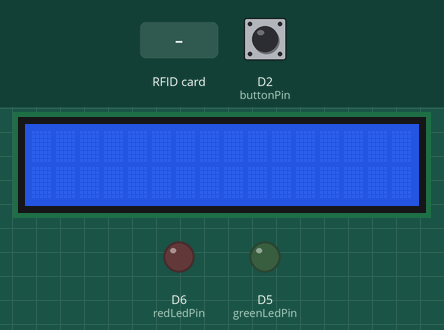
The sketch below on a simulated ESP8266 (NodeMCU). Shown: 16×2 character LCD, output pins drawn as LEDs (lit = HIGH). The test bench sets the inputs (shaded band); at power-on: D2 (buttonPin) HIGH. WiFi joins after 1.5 s; servers stay silent unless stated; uploads are accepted with an empty reply; what the sketch prints to the serial monitor is not drawn.

Above: at 3.3 s.
3.4 s: RFID card 5E 7A 19 C4 held to the reader
At 5.0 s:
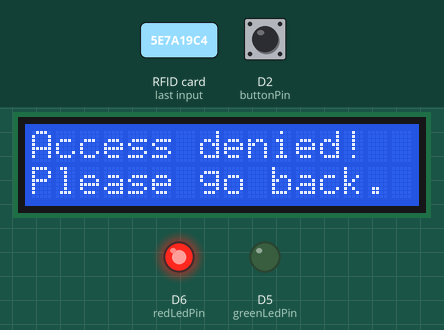
At 9.7 s:
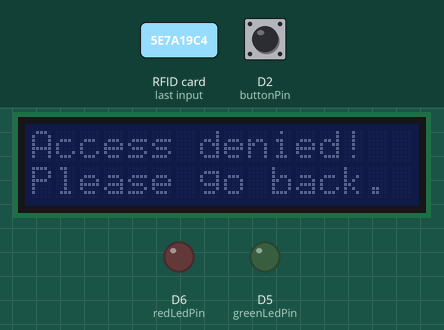
10.6 s: RFID card 5E 7A 19 C4 held to the reader
At 11.7 s:
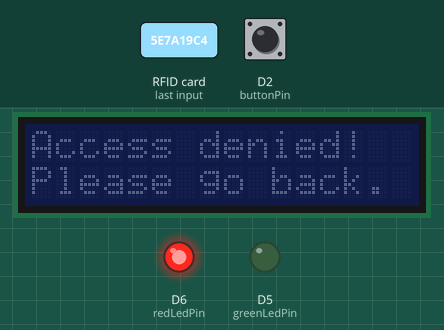
Timing chart, 0 to 17.7 s (numbered marks = the images above; inputs shaded):
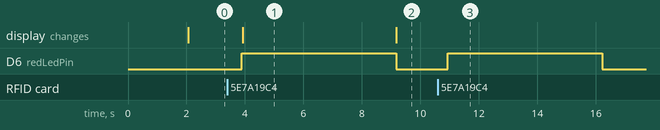

The sketch:

esp.ino
```cpp
// RFID Access Control System by azzar

// Features

// - Read RFID card information.
// - Connect to a Wi-Fi network for data communication.
// - Send RFID card data and action (enter/exit) to a cloud server.
// - Display messages on an LCD screen based on server responses.
// - Illuminate LEDs (green for access granted, red for access denied).

// library
#include <Wire.h>
#include <LiquidCrystal_I2C.h>
#include <ESP8266WiFi.h>
#include <ESP8266HTTPClient.h>
#include <MFRC522.h>

// some credentials and other assignmen
const char* ssid = "your_wifi_ssid";
const char* password = "your_wifi_password";
const char* server = "your_cloud_server_address";
const int port = 80;
const int buttonPin = D2;
const int greenLedPin = D5;
const int redLedPin = D6;

LiquidCrystal_I2C lcd(0x27, 16, 2);
MFRC522 rfidReader(D3, D4);

unsigned long lcdOffTime = 0;
const unsigned long lcdOffDelay = 5000;

// granted access handler
void access_granted(String username, String action) {
  digitalWrite(greenLedPin, HIGH);
  lcd.clear();
  lcd.print("Welcome " + username);
  lcd.setCursor(0, 1);
  lcd.print(action == "enter" ? "Have a good day!" : "Safe travels!");
  lcdOffTime = millis() + lcdOffDelay;
}

// denied access handler
void access_denied() {
  digitalWrite(redLedPin, HIGH);
  lcd.clear();
  lcd.print("Access denied!");
  lcd.setCursor(0, 1);
  lcd.print("Please go back.");
  lcdOffTime = millis() + lcdOffDelay;
}

// connection handler
void handle_connection(String rfidCard, String action) {
  WiFiClient client;
  HTTPClient http;

  String url = "http://" + String(server) + ":" + port + "/process_data";
  http.begin(client, url);
  http.addHeader("Content-Type", "application/x-www-form-urlencoded");

  String dataToSend = "rfid_card=" + rfidCard + "&action=" + action;

  int httpCode = http.POST(dataToSend);

  if (httpCode > 0) {
    String payload = http.getString();
    Serial.println("Response: " + payload);

    if (payload.startsWith("1")) {
      access_granted(payload.substring(2), action);
    } else {
      access_denied();
    }
  } else {
    Serial.println("Error on HTTP request");
  }

  http.end();
}

// rfid reading handler
void read_rfid() {
  if (rfidReader.PICC_IsNewCardPresent() && rfidReader.PICC_ReadCardSerial()) {
    String rfidCard = "";
    for (byte i = 0; i < rfidReader.uid.size; i++) {
      rfidCard += String(rfidReader.uid.uidByte[i] < 0x10 ? "0" : "");
      rfidCard += String(rfidReader.uid.uidByte[i], HEX);
    }

    rfidReader.PICC_HaltA();
    rfidReader.PCD_StopCrypto1();

    String action = digitalRead(buttonPin) == HIGH ? "enter" : "exit";

    handle_connection(rfidCard, action);
  }
}

// setup handler
void setup() {
  Serial.begin(115200);
  WiFi.begin(ssid, password);

  while (WiFi.status() != WL_CONNECTED) {
    delay(1000);
    Serial.println("Connecting to WiFi...");
  }

  Serial.println("Connected to WiFi");

  lcd.begin(16, 2);
  lcd.backlight();

  pinMode(buttonPin, INPUT_PULLUP);
  pinMode(greenLedPin, OUTPUT);
  pinMode(redLedPin, OUTPUT);

  digitalWrite(greenLedPin, LOW);
  digitalWrite(redLedPin, LOW);

  SPI.begin();
  rfidReader.PCD_Init();
}

// loop handler
void loop() {
  read_rfid();

  if (millis() > lcdOffTime && lcdOffTime != 0) {
    lcdOffTime = 0;
    lcd.noBacklight();
    digitalWrite(greenLedPin, LOW);
    digitalWrite(redLedPin, LOW);
  }

  delay(500);
}
```

Measured:
- after the input at 3.4 s, D6 (redLedPin): LOW → HIGH after 0.50 s, → LOW 5.3 s later; the display: changes after 0.53 s (image 1)
- after the input at 10.6 s, D6 (redLedPin): LOW → HIGH after 0.33 s, → LOW 5.3 s later
- what the display in image 1 shows lasts 5.3 s, from 3.9 s to 9.2 s
